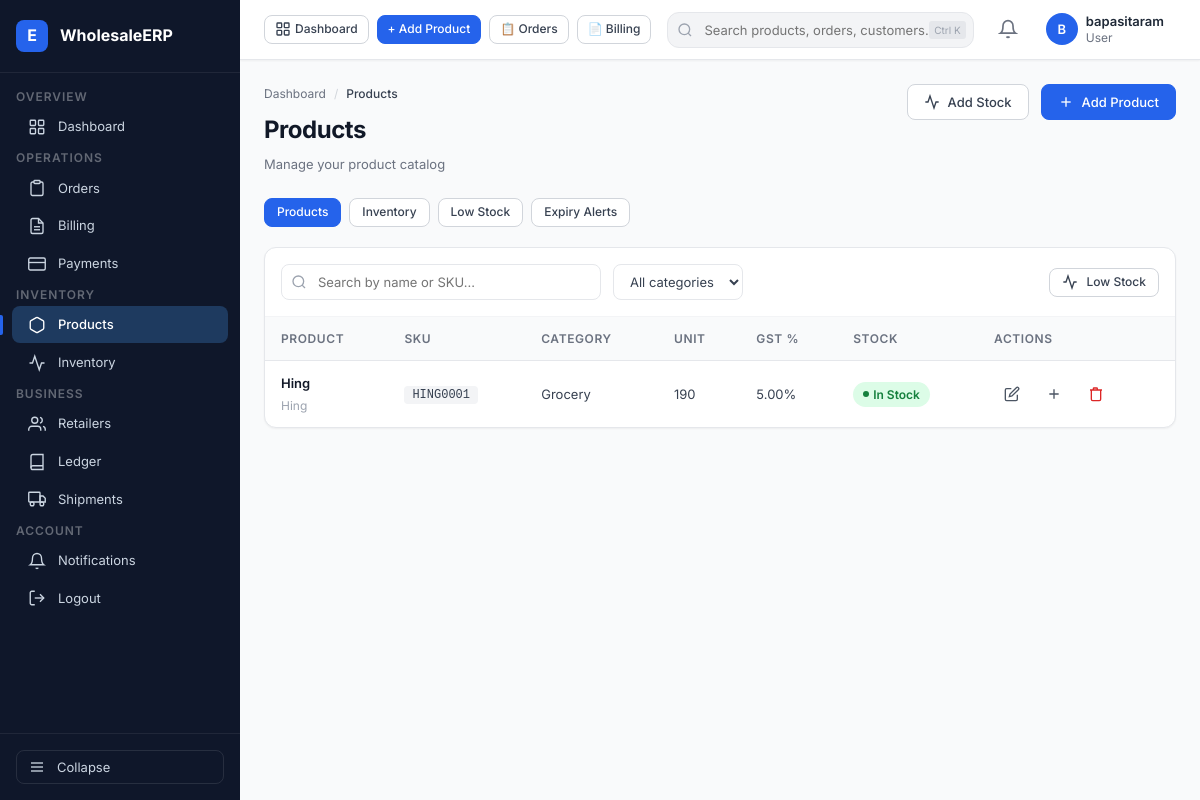
Screenshot of /products/ (signed in) with the database file from the repository.
### products/models.py (models this page shows, shortened)
class Product(models.Model):
    wholesaler = models.ForeignKey(
        WholesalerProfile,
        on_delete=models.CASCADE,
        related_name="products"
    )
    name = models.CharField(max_length=200)
    sku = models.CharField(max_length=100)
    category = models.CharField(max_length=100)
    unit = models.CharField(max_length=50)
    gst_rate = models.DecimalField(max_digits=5, decimal_places=2, default=5.00)
    description = models.TextField(blank=True)
    created_at = models.DateTimeField(auto_now_add=True)

### products/views.py (the view)
# urls.py: path("", product_list, name="product_list"),
@login_required
def product_list(request):
    wholesaler = request.user.wholesaler_profile
    products = Product.objects.filter(
        wholesaler=wholesaler
    )
    return render(request, "products/product_list.html", {"products" : products})

### templates/products/product_list.html (shortened to what this page needs)
{% extends 'base.html' %}
{% block content %}
<div class="page-header">
  <div class="page-header-left">
    <div class="breadcrumb">
      <a href="{% url 'dashboard' %}">Dashboard</a>
      <span>/</span>
      <span class="current">Products</span>
    </div>
    <h1 class="page-title">Products</h1>
    <p class="page-subtitle">Manage your product catalog</p>
  </div>
  <div class="page-actions">
    <a href="{% url 'add_stock' %}" class="btn btn-secondary">
      <svg viewBox="0 0 24 24" fill="none" stroke="currentColor" stroke-width="2"><polyline points="22 12 18 12 15 21 9 3 6 12 2 12"/></svg>
      Add Stock
    </a>
    <a href="{% url 'add_product' %}" class="btn btn-primary">
      <svg viewBox="0 0 24 24" fill="none" stroke="currentColor" stroke-width="2"><line x1="12" y1="5" x2="12" y2="19"/><line x1="5" y1="12" x2="19" y2="12"/></svg>
      Add Product
    </a>
  </div>
</div>
<div style="display:flex; gap:8px; margin-bottom:20px;">
  <a href="{% url 'product_list' %}" class="btn btn-primary btn-sm">Products</a>
  <a href="{% url 'stock_list' %}" class="btn btn-secondary btn-sm">Inventory</a>
  <a href="{% url 'low_stock_list' %}" class="btn btn-secondary btn-sm">
    Low Stock
  </a>
  <a href="{% url 'expiry_list' %}" class="btn btn-secondary btn-sm">Expiry Alerts</a>
</div>
<div class="card">
  <div class="filter-bar">
    <div class="filter-search">
      <svg viewBox="0 0 24 24" fill="none" stroke="currentColor" stroke-width="2"><circle cx="11" cy="11" r="8"/><line x1="21" y1="21" x2="16.65" y2="16.65"/></svg>
      <input type="text" id="productSearch" placeholder="Search by name or SKU..." oninput="filterTable()">
    </div>
    <select class="filter-select" id="categoryFilter" onchange="filterTable()">
      <option value="">All categories</option>
    </select>
    <div style="margin-left:auto; display:flex; gap:8px;">
      <a href="{% url 'low_stock_list' %}" class="btn btn-secondary btn-sm">
        <svg viewBox="0 0 24 24" width="14" height="14" fill="none" stroke="currentColor" stroke-width="2"><polyline points="22 12 18 12 15 21 9 3 6 12 2 12"/></svg>
        Low Stock
      </a>
    </div>
  </div>
  <div class="table-wrap">
    <table class="table" id="productTable">
      <thead>
        <tr>
          <th>Product</th>
          <th>SKU</th>
          <th>Category</th>
          <th>Unit</th>
          <th>GST %</th>
          <th>Stock</th>
          <th>Actions</th>
        </tr>
      </thead>
      <tbody>
        {% for product in products %}
        <tr data-name="{{ product.name|lower }}" data-sku="{{ product.sku|lower }}" data-category="{{ product.category }}">
          <td>
            <div style="font-weight:600; color:#111827;">{{ product.name }}</div>
            {% if product.description %}<div style="font-size:12px; color:#9ca3af; margin-top:2px;">{{ product.description|truncatechars:50 }}</div>{% endif %}
          </td>
          <td><span style="font-family:monospace; font-size:12px; background:#f3f4f6; padding:2px 8px; border-radius:4px;">{{ product.sku }}</span></td>
          <td>{{ product.category }}</td>
          <td>{{ product.unit }}</td>
          <td>{{ product.gst_rate }}%</td>
          <td>
            {% with total_stock=product.stocks.all %}
              {% if total_stock %}
                <span class="badge badge-green">In Stock</span>
              {% else %}
                <span class="badge badge-red">No Stock</span>
              {% endif %}
            {% endwith %}
          </td>
          <td>
            <div style="display:flex; gap:6px; align-items:center;">
              <a href="{% url 'edit_product' product.id %}" class="btn btn-ghost btn-icon btn-sm" title="Edit">
                <svg viewBox="0 0 24 24" width="14" height="14" fill="none" stroke="currentColor" stroke-width="2"><path d="M11 4H4a2 2 0 0 0-2 2v14a2 2 0 0 0 2 2h14a2 2 0 0 0 2-2v-7"/><path d="M18.5 2.5a2.121 2.121 0 0 1 3 3L12 15l-4 1 1-4 9.5-9.5z"/></svg>
              </a>
              <a href="{% url 'add_stock' %}?product={{ product.id }}" class="btn btn-ghost btn-icon btn-sm" title="Add Stock">
                <svg viewBox="0 0 24 24" width="14" height="14" fill="none" stroke="currentColor" stroke-width="2"><line x1="12" y1="5" x2="12" y2="19"/><line x1="5" y1="12" x2="19" y2="12"/></svg>
              </a>
              <a href="{% url 'delete_product' product.id %}" class="btn btn-ghost btn-icon btn-sm" title="Delete"
                 data-confirm="Delete '{{ product.name }}'? This cannot be undone." style="color:#dc2626;">
                <svg viewBox="0 0 24 24" width="14" height="14" fill="none" stroke="currentColor" stroke-width="2"><polyline points="3 6 5 6 21 6"/><path d="M19 6v14a2 2 0 0 1-2 2H7a2 2 0 0 1-2-2V6m3 0V4a1 1 0 0 1 1-1h4a1 1 0 0 1 1 1v2"/></svg>
              </a>
            </div>
          </td>
        </tr>
        {% endfor %}
      </tbody>
    </table>
  </div>
</div>
{% endblock %}

### templates/base.html (shortened to what this page needs)
{% load static %}
<!DOCTYPE html>
<html lang="en">
<head>
  <link rel="stylesheet" href="{% static 'css/styles.css' %}">
</head>
<body>
<div class="app-shell">
  <aside class="sidebar" id="sidebar">
    <a href="{% url 'dashboard' %}" class="sidebar-logo" style="text-decoration: none;">
      <div class="logo-icon">E</div>
      <span class="logo-text">WholesaleERP</span>
    </a>
    <nav class="sidebar-nav">
      {% if request.user.is_authenticated %}
        {% if user_role == 'WHOLESALER' or request.user.wholesaler_profile %}
          <span class="nav-section-label">Overview</span>
          <a href="{% url 'dashboard' %}" class="nav-item" data-href="/accounts/dashboard/">
            <svg viewBox="0 0 24 24" fill="none" stroke="currentColor" stroke-width="1.8">
              <rect x="3" y="3" width="7" height="7" rx="1"/><rect x="14" y="3" width="7" height="7" rx="1"/>
              <rect x="3" y="14" width="7" height="7" rx="1"/><rect x="14" y="14" width="7" height="7" rx="1"/>
            </svg>
            <span class="nav-label">Dashboard</span>
          </a>
          <span class="nav-section-label">Operations</span>
          <a href="{% url 'wholesaler_orders' %}" class="nav-item" data-href="/orders/wholesaler/">
            <svg viewBox="0 0 24 24" fill="none" stroke="currentColor" stroke-width="1.8">
              <path d="M16 4h2a2 2 0 0 1 2 2v14a2 2 0 0 1-2 2H6a2 2 0 0 1-2-2V6a2 2 0 0 1 2-2h2"/>
              <path d="M15 2H9a1 1 0 0 0-1 1v2a1 1 0 0 0 1 1h6a1 1 0 0 0 1-1V3a1 1 0 0 0-1-1z"/>
            </svg>
            <span class="nav-label">Orders</span>
          </a>
          <a href="{% url 'invoice_list' %}" class="nav-item" data-href="/billing/">
            <svg viewBox="0 0 24 24" fill="none" stroke="currentColor" stroke-width="1.8">
              <path d="M14 2H6a2 2 0 0 0-2 2v16a2 2 0 0 0 2 2h12a2 2 0 0 0 2-2V8z"/>
              <polyline points="14 2 14 8 20 8"/>
              <line x1="16" y1="13" x2="8" y2="13"/><line x1="16" y1="17" x2="8" y2="17"/>
            </svg>
            <span class="nav-label">Billing</span>
          </a>
          <a href="{% url 'payment_list' %}" class="nav-item" data-href="/payments/">
            <svg viewBox="0 0 24 24" fill="none" stroke="currentColor" stroke-width="1.8">
              <rect x="1" y="4" width="22" height="16" rx="2" ry="2"/>
              <line x1="1" y1="10" x2="23" y2="10"/>
            </svg>
            <span class="nav-label">Payments</span>
          </a>
          <span class="nav-section-label">Inventory</span>
          <a href="{% url 'product_list' %}" class="nav-item" data-href="/products/">
            <svg viewBox="0 0 24 24" fill="none" stroke="currentColor" stroke-width="1.8">
              <path d="M21 16V8a2 2 0 0 0-1-1.73l-7-4a2 2 0 0 0-2 0l-7 4A2 2 0 0 0 3 8v8a2 2 0 0 0 1 1.73l7 4a2 2 0 0 0 2 0l7-4A2 2 0 0 0 21 16z"/>
            </svg>
            <span class="nav-label">Products</span>
          </a>
          <a href="{% url 'stock_list' %}" class="nav-item" data-href="/products/stock/">
            <svg viewBox="0 0 24 24" fill="none" stroke="currentColor" stroke-width="1.8">
              <polyline points="22 12 18 12 15 21 9 3 6 12 2 12"/>
            </svg>
            <span class="nav-label">Inventory</span>
          </a>
          <span class="nav-section-label">Business</span>
          <a href="{% url 'retailer_list' %}" class="nav-item" data-href="/accounts/retailers/">
            <svg viewBox="0 0 24 24" fill="none" stroke="currentColor" stroke-width="1.8">
              <path d="M17 21v-2a4 4 0 0 0-4-4H5a4 4 0 0 0-4 4v2"/>
              <circle cx="9" cy="7" r="4"/>
              <path d="M23 21v-2a4 4 0 0 0-3-3.87"/><path d="M16 3.13a4 4 0 0 1 0 7.75"/>
            </svg>
            <span class="nav-label">Retailers</span>
          </a>
          <a href="{% url 'payment_ledger' %}" class="nav-item">
            <svg viewBox="0 0 24 24" fill="none" stroke="currentColor" stroke-width="1.8">
              <path d="M4 19.5A2.5 2.5 0 0 1 6.5 17H20"/><path d="M6.5 2H20v20H6.5A2.5 2.5 0 0 1 4 19.5v-15A2.5 2.5 0 0 1 6.5 2z"/>
            </svg>
            <span class="nav-label">Ledger</span>
          </a>
          <a href="{% url 'shipment_list' %}" class="nav-item">
            <svg viewBox="0 0 24 24" fill="none" stroke="currentColor" stroke-width="1.8">
              <rect x="1" y="3" width="15" height="13" rx="1"/>
              <path d="M16 8h4l3 3v5h-7V8z"/><circle cx="5.5" cy="18.5" r="2.5"/><circle cx="18.5" cy="18.5" r="2.5"/>
            </svg>
            <span class="nav-label">Shipments</span>
          </a>
        {% endif %}
        <span class="nav-section-label">Account</span>
        <a href="{% url 'notifications' %}" class="nav-item">
          <svg viewBox="0 0 24 24" fill="none" stroke="currentColor" stroke-width="1.8">
            <path d="M18 8A6 6 0 0 0 6 8c0 7-3 9-3 9h18s-3-2-3-9"/><path d="M13.73 21a2 2 0 0 1-3.46 0"/>
          </svg>
          <span class="nav-label">Notifications</span>
        </a>
        <a href="{% url 'logout' %}" class="nav-item" data-href="/logout/" data-confirm="Are you sure you want to logout?">
          <svg viewBox="0 0 24 24" fill="none" stroke="currentColor" stroke-width="1.8">
            <path d="M9 21H5a2 2 0 0 1-2-2V5a2 2 0 0 1 2-2h4"/>
            <polyline points="16 17 21 12 16 7"/><line x1="21" y1="12" x2="9" y2="12"/>
          </svg>
          <span class="nav-label">Logout</span>
        </a>
      {% endif %}
    </nav>
    <div class="sidebar-footer">
      <button class="sidebar-toggle-btn" id="sidebarToggleBtn" title="Collapse sidebar">
        <svg viewBox="0 0 24 24" width="16" height="16" fill="none" stroke="currentColor" stroke-width="2">
          <line x1="3" y1="12" x2="21" y2="12"/><line x1="3" y1="6" x2="21" y2="6"/><line x1="3" y1="18" x2="21" y2="18"/>
        </svg>
        <span>Collapse</span>
      </button>
    </div>
  </aside>
  <div class="main-area" id="mainArea">
    <header class="topbar">
      <div class="topbar-quick-actions" style="display: flex; align-items: center; gap: 8px;">
        <a href="{% url 'dashboard' %}" class="btn btn-secondary btn-sm" style="font-size: 12px; padding: 5px 10px; display: flex; align-items: center; gap: 4px;">
          <svg viewBox="0 0 24 24" width="14" height="14" fill="none" stroke="currentColor" stroke-width="2"><rect x="3" y="3" width="7" height="7" rx="1"/><rect x="14" y="3" width="7" height="7" rx="1"/><rect x="3" y="14" width="7" height="7" rx="1"/><rect x="14" y="14" width="7" height="7" rx="1"/></svg>
          Dashboard
        </a>
        {% if request.user.retailer_profile or user_role == 'RETAILER' %}
          <a href="{% url 'create_customer_invoice' %}" class="btn btn-primary btn-sm" style="background: linear-gradient(135deg, #10b981 0%, #059669 100%); border: none; font-weight: 600; padding: 5px 12px; gap: 6px; font-size: 12px;">
            <svg viewBox="0 0 24 24" fill="none" stroke="currentColor" stroke-width="2" width="14" height="14"><line x1="12" y1="5" x2="12" y2="19"/><line x1="5" y1="12" x2="19" y2="12"/></svg>
            ⚡ Create Bill (POS)
          </a>
          <a href="{% url 'retailer_orders' %}" class="btn btn-secondary btn-sm" style="font-size: 12px; padding: 5px 10px;">
            🛒 Orders
          </a>
          <a href="{% url 'customer_invoices' %}" class="btn btn-secondary btn-sm" style="font-size: 12px; padding: 5px 10px;">
            📄 Sales Bills
          </a>
        {% elif request.user.wholesaler_profile or user_role == 'WHOLESALER' %}
          <a href="{% url 'product_list' %}" class="btn btn-primary btn-sm" style="font-size: 12px; padding: 5px 10px;">
            + Add Product
          </a>
          <a href="{% url 'wholesaler_orders' %}" class="btn btn-secondary btn-sm" style="font-size: 12px; padding: 5px 10px;">
            📋 Orders
          </a>
          <a href="{% url 'invoice_list' %}" class="btn btn-secondary btn-sm" style="font-size: 12px; padding: 5px 10px;">
            📄 Billing
          </a>
        {% endif %}
      </div>
      <div class="topbar-search">
        <svg class="search-icon" viewBox="0 0 24 24" fill="none" stroke="currentColor" stroke-width="2">
          <circle cx="11" cy="11" r="8"/><line x1="21" y1="21" x2="16.65" y2="16.65"/>
        </svg>
        <input type="text" placeholder="Search products, orders, customers..." aria-label="Global search">
        <span class="search-shortcut">Ctrl K</span>
      </div>
      <div class="topbar-actions">
        <div style="position:relative;">
          <button class="topbar-icon-btn" id="notifBtn" aria-label="Notifications">
            <svg viewBox="0 0 24 24" width="20" height="20" fill="none" stroke="currentColor" stroke-width="2">
              <path d="M18 8A6 6 0 0 0 6 8c0 7-3 9-3 9h18s-3-2-3-9"/>
              <path d="M13.73 21a2 2 0 0 1-3.46 0"/>
            </svg>
          </button>
        </div>
        <div class="topbar-user">
          <div class="avatar">
            {{ request.user.first_name|first|default:request.user.username|first|upper }}
          </div>
          <div class="user-info">
            <div class="user-name">
              {% if request.user.first_name %}{{ request.user.get_full_name }}{% else %}{{ request.user.username }}{% endif %}
            </div>
            <div class="user-role">{{ user_role|default:"User"|title }}</div>
          </div>
        </div>
      </div>
    </header>
    <main class="page-content">
      {% block content %}{% endblock %}
    </main>
  </div>
</div>
</body>
</html>

### rows the page displays
Product: name "Hing", description "Hing", sku "HING0001", category "Grocery", unit "190", gst_rate "5.00", shows "In Stock"

### other values shown
{{ request.user.username }} "bapasitaram"
{{ user_role|default:"User"|title }} "User"
